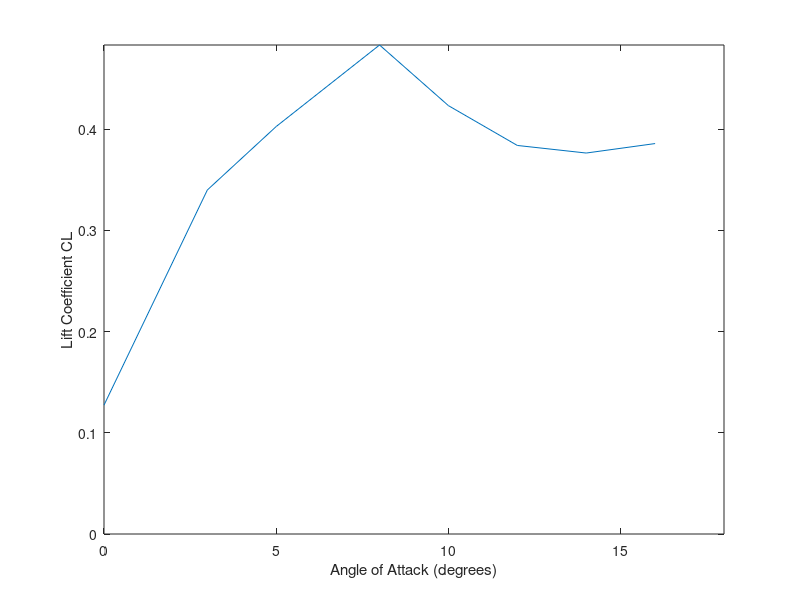
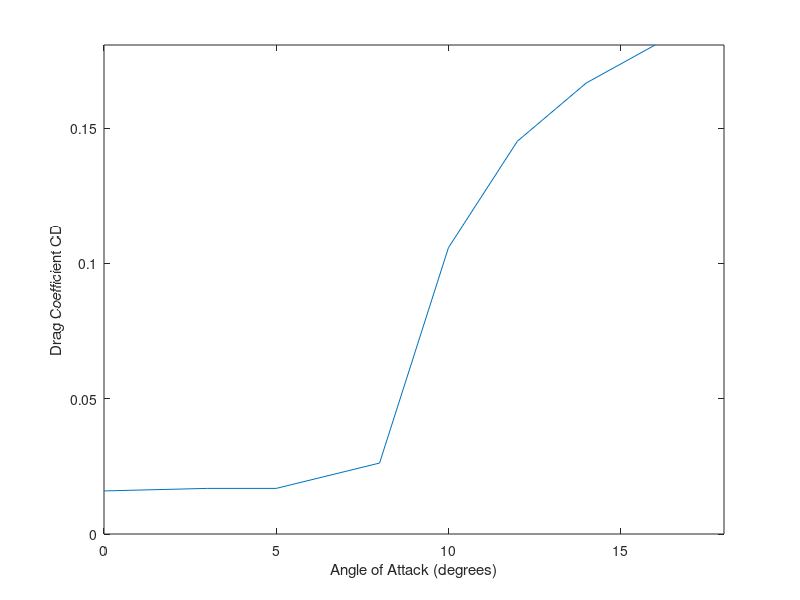
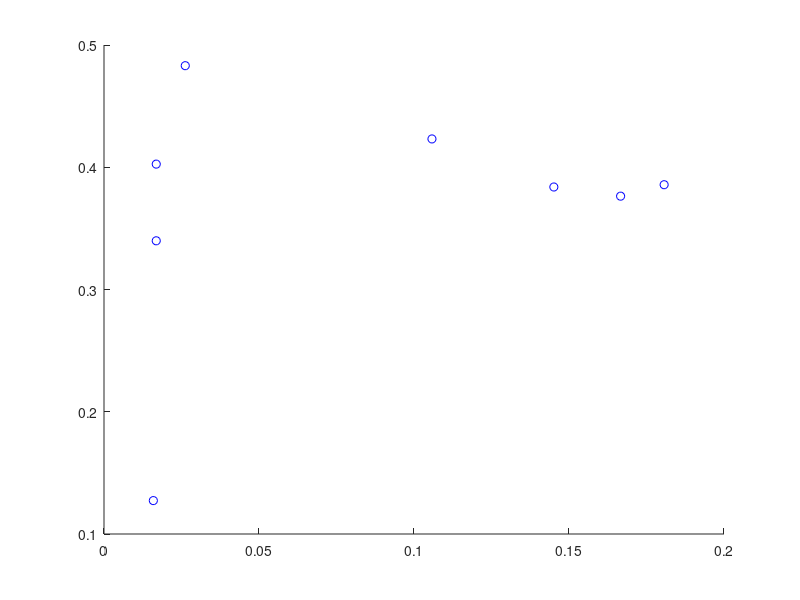

Recreate these plots in MATLAB, in order. (Note: this script raises an error after producing the figures.)
%%%%%%%%%%%%%%%%%%%%%%%%%%%%%%%%%%%%%%%%%%%%%%%%%%%%%%%%%%%%%%%%%%%%%%%%%%%
% Dallin Romney                                                           %
% Airfoils                                                   %                                                      %
%%%%%%%%%%%%%%%%%%%%%%%%%%%%%%%%%%%%%%%%%%%%%%%%%%%%%%%%%%%%%%%%%%%%%%%%%%%

clear, clc, close all

%%%%%%%%%%%%%%%%%%%%%%%%%% Experiment properties %%%%%%%%%%%%%%%%%%%%%%%%%%
    
    % Air properties
    P = 657.1*133.3;              % Ambient pressure, mmHg to Pa
    Tamb = 21.7 + 273.15;         % Ambient Temperature, K
    
    dFun = @(T, p) p./(287.05*T); % Density empirical correlation
    rho = dFun(Tamb, P);          % Air density
   
    muFun = @(T) (T.^(1.5)*1.458e-6)./(T + 110.4); % Dyn visc (sutherland)
    mu = muFun(Tamb);             % Dynamic viscosity of air
    
    Pdyn  = 1.36*248.8;   % Dynamic pressure, in H20 conv to Pa
    Pstat = 2.46*248.8;   % Static  pressure, in H20 conv to Pa
    
    V = sqrt(2*Pdyn/rho); % Air velocity, m/s
    
    % Data for lift and drag measurements
    drag0 = -0.132; % Initial drag, kg
    angle = [0, 3, 5, 8, 10, 12, 14, 16];
    lift =  [0.136, 0.363, 0.430, 0.516, 0.452 ,0.410, 0.402, 0.412];
    drag = -[0.149, 0.150, 0.150, 0.160, 0.245, 0.287, 0.310, 0.325]-drag0;
    
    % Data for static pressure measurements, pressures are in in H20
    x   = [3, 9.5, 20, 30, 40, 55, 60, 70, 80]/1000; % x position in m
    P_5 =  [0.62, 0.12, -0.11, -0.18, -0.20, -0.21, -0.19, -0.17, -0.13];
    P5  = -[2.19, 1.53,  1.16,  0.84,  0.60,  0.48,  0.36,  0.23,  0.10];
    P15 = -[0.78, 0.80,  0.79,  0.77,  0.78,  0.78,  0.80,  0.82,  0.85];
    
    % Airfoil properties
    s = 12*0.0254; % Span length, in converted to m
    c =  4*0.0254; % Chord length, in converted to m
    Ap = s*c;      % Planform area, m^2
    
    % Reynolds number
    Re = V*c*rho/mu;
    
%%%%%%%%%%%%%%%% Plot of Lift Coefficient vs Attack Angle %%%%%%%%%%%%%%%%%
    
    FL =  lift*9.81; % Lift force, kg converted to N
    FD = -drag*9.81; % Drag force, kg converted to N
 
    CL = 2*FL/(rho*V^2*Ap); % Lift coefficients
    CD = 2*FD/(rho*V^2*Ap); % Drag coefficients
    
    % Plot CL vs angle and annotate
    plot(angle, CL);
    xlim([0, 18]);
    ylim([0, max(CL)]);
    xlabel('Angle of Attack (degrees)');
    ylabel('Lift Coefficient CL');
    
%%%%%%%%%%%%%%%% Plot of Drag Coefficient vs Attack Angle %%%%%%%%%%%%%%%%%
   
    % On a new figure, plot CD vs angle and annotate
    figure
    plot(angle, CD);
    xlim([0, 18]);
    ylim([0, max(CD)]);
    xlabel('Angle of Attack (degrees)');
    ylabel('Drag Coefficient CD');
    
%%%%%%%%%%%%%% Plot of Lift Coefficient vs Drag Coefficient %%%%%%%%%%%%%%%

    figure; hold on
    plot(CD, CL, 'bo'); % Plot experimental CL vs CD from lab
    
    data = xlsread('NACA0012_Data.xlsx'); % Accepted NACA0012 airfoil data

    CL_Re1 = data(1:19, 2); % Lift coefficient at Re = 1*10^6
    CD_Re1 = data(1:19, 3); % Drag coefficient at Re = 1*10^6
    CL_Re2 = data(1:19, 5); % Lift coefficient at Re = 2*10^6
    CD_Re2 = data(1:19, 6); % etc.
    CL_Re5 = data(1:19, 8);
    CD_Re5 = data(1:19, 9);
    
    % Add accepted values at various Reynolds numbers onto plot, annotate
    plot(CD_Re1, CL_Re1, 'r--');
    plot(CD_Re2, CL_Re2, 'k--');
    plot(CD_Re5, CL_Re5, 'g--');
    
    ylabel('Lift Coefficient CL');
    xlabel('Drag Coefficient CD');
    
    message = sprintf('Experimental (Re = %d)', Re);
    legend(message, 'Re = 1*10^6', 'Re = 1*10^6', 'Re = 5*10^6', ...
           'location', 'northeast');
       
%%%%%%%% Plot of Pressure Coefficient vs x/c for angle below stall %%%%%%%%

CP_5 = -2*(P_5*248.8 - Pstat)/(rho*V^2); % Pressure coefficients at -5 deg
CP5 =  -2*( P5*248.8 - Pstat)/(rho*V^2); % Pressure coefficients at  5 deg


% Plot pressure coefficient vs x/c, annotate
figure;  plot(x/c, CP_5);
hold on; plot(x/c, CP5);

message = sprintf('Cp vs x/c for Angle of Attack = 5 deg, Re = %d', Re);
title(message);
xlabel('Ratio of position to chord length x/c');
ylabel('Pressure Coefficient Cp');
legend('Bottom of airfoil', 'Top of airfoil');

%%%%%%%% Plot of Pressure Coefficient vs x/c for angle above stall %%%%%%%%

CP15 = -2*(P15*248.8 - Pstat)/(rho*V^2); % Pressure coefficients at 15 deg

% Plot pressure coefficient vs x/c, annotate
figure;  plot(x/c, CP15);
hold on; plot(x/c, CP_5);

message = sprintf('Cp vs x/c for Angle of Attack = 15 deg, Re = %d', Re);
title(message);
xlabel('Ratio of position to chord length x/c');
ylabel('Pressure Coefficient Cp');
legend('Bottom of airfoil', 'Top of airfoil');

    
